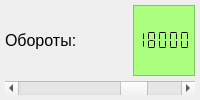
               <widget class="QFrame" name="rotationsFrame">
                <property name="frameShape">
                 <enum>QFrame::NoFrame</enum>
                </property>
                <property name="frameShadow">
                 <enum>QFrame::Plain</enum>
                </property>
                <property name="lineWidth">
                 <number>0</number>
                </property>
                <layout class="QGridLayout" name="gridLayout_33">
                 <property name="leftMargin">
                  <number>5</number>
                 </property>
                 <property name="topMargin">
                  <number>5</number>
                 </property>
                 <property name="rightMargin">
                  <number>5</number>
                 </property>
                 <property name="bottomMargin">
                  <number>5</number>
                 </property>
                 <property name="spacing">
                  <number>5</number>
                 </property>
                 <item row="0" column="1">
                  <widget class="QLCDNumber" name="rotationsLcdNumber">
                   <property name="sizePolicy">
                    <sizepolicy hsizetype="Preferred" vsizetype="Minimum">
                     <horstretch>1</horstretch>
                     <verstretch>0</verstretch>
                    </sizepolicy>
                   </property>
                   <property name="palette">
                    <palette>
                     <active>
                      <colorrole role="WindowText">
                       <brush brushstyle="SolidPattern">
                        <color alpha="255">
                         <red>0</red>
                         <green>0</green>
                         <blue>0</blue>
                        </color>
                       </brush>
                      </colorrole>
                      <colorrole role="Button">
                       <brush brushstyle="SolidPattern">
                        <color alpha="255">
                         <red>187</red>
                         <green>255</green>
                         <blue>159</blue>
                        </color>
                       </brush>
                      </colorrole>
                      <colorrole role="Light">
                       <brush brushstyle="SolidPattern">
                        <color alpha="255">
                         <red>255</red>
                         <green>255</green>
                         <blue>255</blue>
                        </color>
                       </brush>
                      </colorrole>
                      <colorrole role="Midlight">
                       <brush brushstyle="SolidPattern">
                        <color alpha="255">
                         <red>212</red>
                         <green>255</green>
                         <blue>191</blue>
                        </color>
                       </brush>
                      </colorrole>
                      <colorrole role="Dark">
                       <brush brushstyle="SolidPattern">
                        <color alpha="255">
                         <red>85</red>
                         <green>127</green>
                         <blue>63</blue>
                        </color>
                       </brush>
                      </colorrole>
                      <colorrole role="Mid">
                       <brush brushstyle="SolidPattern">
                        <color alpha="255">
                         <red>113</red>
                         <green>170</green>
                         <blue>84</blue>
                        </color>
                       </brush>
                      </colorrole>
                      <colorrole role="Text">
                       <brush brushstyle="SolidPattern">
                        <color alpha="255">
                         <red>0</red>
                         <green>0</green>
                         <blue>0</blue>
                        </color>
                       </brush>
                      </colorrole>
                      <colorrole role="BrightText">
                       <brush brushstyle="SolidPattern">
                        <color alpha="255">
                         <red>255</red>
                         <green>255</green>
                         <blue>255</blue>
                        </color>
                       </brush>
                      </colorrole>
                      <colorrole role="ButtonText">
                       <brush brushstyle="SolidPattern">
                        <color alpha="255">
                         <red>0</red>
                         <green>0</green>
                         <blue>0</blue>
                        </color>
                       </brush>
                      </colorrole>
                      <colorrole role="Base">
                       <brush brushstyle="SolidPattern">
                        <color alpha="255">
                         <red>255</red>
                         <green>255</green>
                         <blue>255</blue>
                        </color>
                       </brush>
                      </colorrole>
                      <colorrole role="Window">
                       <brush brushstyle="SolidPattern">
                        <color alpha="255">
                         <red>170</red>
                         <green>255</green>
                         <blue>127</blue>
                        </color>
                       </brush>
                      </colorrole>
                      <colorrole role="Shadow">
                       <brush brushstyle="SolidPattern">
                        <color alpha="255">
                         <red>0</red>
                         <green>0</green>
                         <blue>0</blue>
                        </color>
                       </brush>
                      </colorrole>
                      <colorrole role="AlternateBase">
                       <brush brushstyle="SolidPattern">
                        <color alpha="255">
                         <red>212</red>
                         <green>255</green>
                         <blue>191</blue>
                        </color>
                       </brush>
                      </colorrole>
                      <colorrole role="ToolTipBase">
                       <brush brushstyle="SolidPattern">
                        <color alpha="255">
                         <red>255</red>
                         <green>255</green>
                         <blue>220</blue>
                        </color>
                       </brush>
                      </colorrole>
                      <colorrole role="ToolTipText">
                       <brush brushstyle="SolidPattern">
                        <color alpha="255">
                         <red>0</red>
                         <green>0</green>
                         <blue>0</blue>
                        </color>
                       </brush>
                      </colorrole>
                     </active>
                     <inactive>
                      <colorrole role="WindowText">
                       <brush brushstyle="SolidPattern">
                        <color alpha="255">
                         <red>0</red>
                         <green>0</green>
                         <blue>0</blue>
                        </color>
                       </brush>
                      </colorrole>
                      <colorrole role="Button">
                       <brush brushstyle="SolidPattern">
                        <color alpha="255">
                         <red>187</red>
                         <green>255</green>
                         <blue>159</blue>
                        </color>
                       </brush>
                      </colorrole>
                      <colorrole role="Light">
                       <brush brushstyle="SolidPattern">
                        <color alpha="255">
                         <red>255</red>
                         <green>255</green>
                         <blue>255</blue>
                        </color>
                       </brush>
                      </colorrole>
                      <colorrole role="Midlight">
                       <brush brushstyle="SolidPattern">
                        <color alpha="255">
                         <red>212</red>
                         <green>255</green>
                         <blue>191</blue>
                        </color>
                       </brush>
                      </colorrole>
                      <colorrole role="Dark">
                       <brush brushstyle="SolidPattern">
                        <color alpha="255">
                         <red>85</red>
                         <green>127</green>
                         <blue>63</blue>
                        </color>
                       </brush>
                      </colorrole>
                      <colorrole role="Mid">
                       <brush brushstyle="SolidPattern">
                        <color alpha="255">
                         <red>113</red>
                         <green>170</green>
                         <blue>84</blue>
                        </color>
                       </brush>
                      </colorrole>
                      <colorrole role="Text">
                       <brush brushstyle="SolidPattern">
                        <color alpha="255">
                         <red>0</red>
                         <green>0</green>
                         <blue>0</blue>
                        </color>
                       </brush>
                      </colorrole>
                      <colorrole role="BrightText">
                       <brush brushstyle="SolidPattern">
                        <color alpha="255">
                         <red>255</red>
                         <green>255</green>
                         <blue>255</blue>
                        </color>
                       </brush>
                      </colorrole>
                      <colorrole role="ButtonText">
                       <brush brushstyle="SolidPattern">
                        <color alpha="255">
                         <red>0</red>
                         <green>0</green>
                         <blue>0</blue>
                        </color>
                       </brush>
                      </colorrole>
                      <colorrole role="Base">
                       <brush brushstyle="SolidPattern">
                        <color alpha="255">
                         <red>255</red>
                         <green>255</green>
                         <blue>255</blue>
                        </color>
                       </brush>
                      </colorrole>
                      <colorrole role="Window">
                       <brush brushstyle="SolidPattern">
                        <color alpha="255">
                         <red>170</red>
                         <green>255</green>
                         <blue>127</blue>
                        </color>
                       </brush>
                      </colorrole>
                      <colorrole role="Shadow">
                       <brush brushstyle="SolidPattern">
                        <color alpha="255">
                         <red>0</red>
                         <green>0</green>
                         <blue>0</blue>
                        </color>
                       </brush>
                      </colorrole>
                      <colorrole role="AlternateBase">
                       <brush brushstyle="SolidPattern">
                        <color alpha="255">
                         <red>212</red>
                         <green>255</green>
                         <blue>191</blue>
                        </color>
                       </brush>
                      </colorrole>
                      <colorrole role="ToolTipBase">
                       <brush brushstyle="SolidPattern">
                        <color alpha="255">
                         <red>255</red>
                         <green>255</green>
                         <blue>220</blue>
                        </color>
                       </brush>
                      </colorrole>
                      <colorrole role="ToolTipText">
                       <brush brushstyle="SolidPattern">
                        <color alpha="255">
                         <red>0</red>
                         <green>0</green>
                         <blue>0</blue>
                        </color>
                       </brush>
                      </colorrole>
                     </inactive>
                     <disabled>
                      <colorrole role="WindowText">
                       <brush brushstyle="SolidPattern">
                        <color alpha="255">
                         <red>85</red>
                         <green>127</green>
                         <blue>63</blue>
                        </color>
                       </brush>
                      </colorrole>
                      <colorrole role="Button">
                       <brush brushstyle="SolidPattern">
                        <color alpha="255">
                         <red>187</red>
                         <green>255</green>
                         <blue>159</blue>
                        </color>
                       </brush>
                      </colorrole>
                      <colorrole role="Light">
                       <brush brushstyle="SolidPattern">
                        <color alpha="255">
                         <red>255</red>
                         <green>255</green>
                         <blue>255</blue>
                        </color>
                       </brush>
                      </colorrole>
                      <colorrole role="Midlight">
                       <brush brushstyle="SolidPattern">
                        <color alpha="255">
                         <red>212</red>
                         <green>255</green>
                         <blue>191</blue>
                        </color>
                       </brush>
                      </colorrole>
                      <colorrole role="Dark">
                       <brush brushstyle="SolidPattern">
                        <color alpha="255">
                         <red>85</red>
                         <green>127</green>
                         <blue>63</blue>
                        </color>
                       </brush>
                      </colorrole>
                      <colorrole role="Mid">
                       <brush brushstyle="SolidPattern">
                        <color alpha="255">
                         <red>113</red>
                         <green>170</green>
                         <blue>84</blue>
                        </color>
                       </brush>
                      </colorrole>
                      <colorrole role="Text">
                       <brush brushstyle="SolidPattern">
                        <color alpha="255">
                         <red>85</red>
                         <green>127</green>
                         <blue>63</blue>
                        </color>
                       </brush>
                      </colorrole>
                      <colorrole role="BrightText">
                       <brush brushstyle="SolidPattern">
                        <color alpha="255">
                         <red>255</red>
                         <green>255</green>
                         <blue>255</blue>
                        </color>
                       </brush>
                      </colorrole>
                      <colorrole role="ButtonText">
                       <brush brushstyle="SolidPattern">
                        <color alpha="255">
                         <red>85</red>
                         <green>127</green>
                         <blue>63</blue>
                        </color>
                       </brush>
                      </colorrole>
                      <colorrole role="Base">
                       <brush brushstyle="SolidPattern">
                        <color alpha="255">
                         <red>170</red>
                         <green>255</green>
                         <blue>127</blue>
                        </color>
                       </brush>
                      </colorrole>
                      <colorrole role="Window">
                       <brush brushstyle="SolidPattern">
                        <color alpha="255">
                         <red>170</red>
                         <green>255</green>
                         <blue>127</blue>
                        </color>
                       </brush>
                      </colorrole>
                      <colorrole role="Shadow">
                       <brush brushstyle="SolidPattern">
                        <color alpha="255">
                         <red>0</red>
                         <green>0</green>
                         <blue>0</blue>
                        </color>
                       </brush>
                      </colorrole>
                      <colorrole role="AlternateBase">
                       <brush brushstyle="SolidPattern">
                        <color alpha="255">
                         <red>170</red>
                         <green>255</green>
                         <blue>127</blue>
                        </color>
                       </brush>
                      </colorrole>
                      <colorrole role="ToolTipBase">
                       <brush brushstyle="SolidPattern">
                        <color alpha="255">
                         <red>255</red>
                         <green>255</green>
                         <blue>220</blue>
                        </color>
                       </brush>
                      </colorrole>
                      <colorrole role="ToolTipText">
                       <brush brushstyle="SolidPattern">
                        <color alpha="255">
                         <red>0</red>
                         <green>0</green>
                         <blue>0</blue>
                        </color>
                       </brush>
                      </colorrole>
                     </disabled>
                    </palette>
                   </property>
                   <property name="font">
                    <font>
                     <pointsize>14</pointsize>
                    </font>
                   </property>
                   <property name="layoutDirection">
                    <enum>Qt::LeftToRight</enum>
                   </property>
                   <property name="autoFillBackground">
                    <bool>true</bool>
                   </property>
                   <property name="frameShape">
                    <enum>QFrame::StyledPanel</enum>
                   </property>
                   <property name="frameShadow">
                    <enum>QFrame::Plain</enum>
                   </property>
                   <property name="smallDecimalPoint">
                    <bool>true</bool>
                   </property>
                   <property name="mode">
                    <enum>QLCDNumber::Dec</enum>
                   </property>
                   <property name="segmentStyle">
                    <enum>QLCDNumber::Flat</enum>
                   </property>
                   <property name="value" stdset="0">
                    <double>18000.000000000000000</double>
                   </property>
                  </widget>
                 </item>
                 <item row="1" column="0" colspan="2">
                  <widget class="QScrollBar" name="rotationsScrollBar">
                   <property name="maximum">
                    <number>24000</number>
                   </property>
                   <property name="singleStep">
                    <number>1</number>
                   </property>
                   <property name="pageStep">
                    <number>100</number>
                   </property>
                   <property name="value">
                    <number>18000</number>
                   </property>
                   <property name="orientation">
                    <enum>Qt::Horizontal</enum>
                   </property>
                  </widget>
                 </item>
                 <item row="0" column="0">
                  <widget class="QLabel" name="rotationsLabel">
                   <property name="sizePolicy">
                    <sizepolicy hsizetype="Preferred" vsizetype="Preferred">
                     <horstretch>2</horstretch>
                     <verstretch>0</verstretch>
                    </sizepolicy>
                   </property>
                   <property name="font">
                    <font>
                     <pointsize>12</pointsize>
                    </font>
                   </property>
                   <property name="text">
                    <string>Обороты:</string>
                   </property>
                  </widget>
                 </item>
                </layout>
               </widget>
